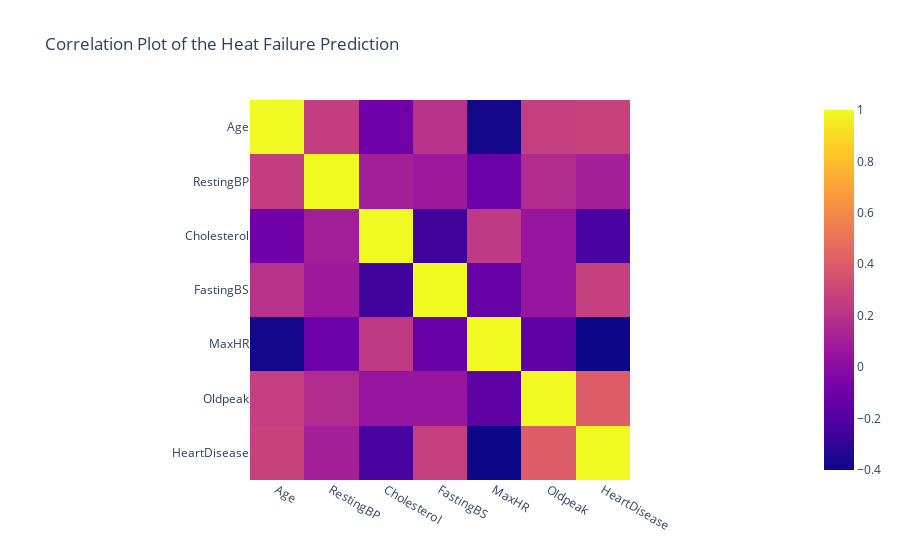

The notebook cell this image was saved under:
### Code cell
px.imshow(df.corr(), title="Correlation Plot of the Heat Failure Prediction")

### Figure 1 — Plotly figure (JSON) as saved in the notebook; plotly's stock layout.template omitted (floating-point values rounded to 4 significant figures)
{"data": [{"coloraxis": "coloraxis", "hovertemplate": "x: %{x}<br>y: %{y}<br>color: %{z}<extra></extra>", "name": "0", "type": "heatmap", "x": ["Age", "RestingBP", "Cholesterol", "FastingBS", "MaxHR", "Oldpeak", "HeartDisease"], "xaxis": "x", "y": ["Age", "RestingBP", "Cholesterol", "FastingBS", "MaxHR", "Oldpeak", "HeartDisease"], "yaxis": "y", "z": [[1, 0.2544, -0.09528, 0.198, -0.382, 0.2586, 0.282], [0.2544, 1, 0.1009, 0.07019, -0.1121, 0.1648, 0.1076], [-0.09528, 0.1009, 1, -0.261, 0.2358, 0.05015, -0.2327], [0.198, 0.07019, -0.261, 1, -0.1314, 0.0527, 0.2673], [-0.382, -0.1121, 0.2358, -0.1314, 1, -0.1607, -0.4004], [0.2586, 0.1648, 0.05015, 0.0527, -0.1607, 1, 0.404], [0.282, 0.1076, -0.2327, 0.2673, -0.4004, 0.404, 1]]}], "layout": {"coloraxis": {"colorscale": [[0, "#0d0887"], [0.1111, "#46039f"], [0.2222, "#7201a8"], [0.3333, "#9c179e"], [0.4444, "#bd3786"], [0.5556, "#d8576b"], [0.6667, "#ed7953"], [0.7778, "#fb9f3a"], [0.8889, "#fdca26"], [1, "#f0f921"]]}, "title": {"text": "Correlation Plot of the Heat Failure Prediction"}, "xaxis": {"anchor": "y", "constrain": "domain", "domain": [0, 1], "scaleanchor": "y"}, "yaxis": {"anchor": "x", "autorange": "reversed", "constrain": "domain", "domain": [0, 1]}}}
